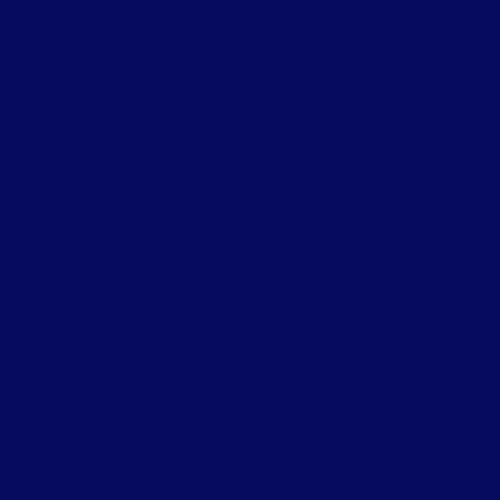
Frame 1 (no input)
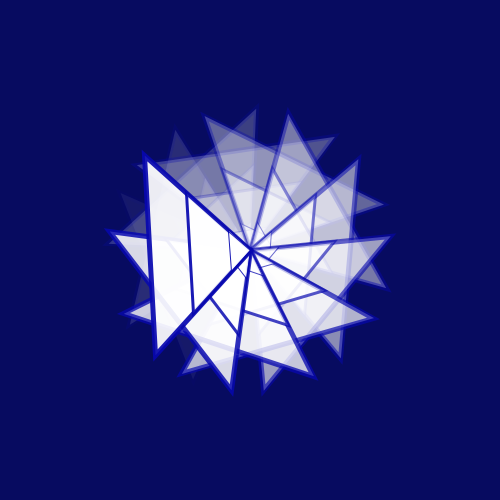
Frame 60 (the mouse pressed at the canvas centre just before this capture)
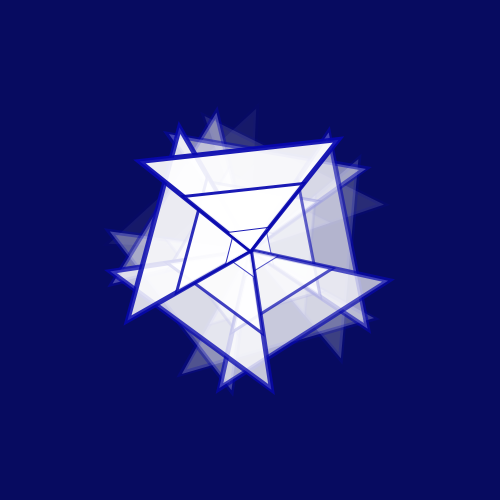
Frame 120 (the mouse held since frame 60 and released just before this capture)

The Processing sketch that drew these frames (run headless with seeded random() and noise(); from frame 60 on, the mouse is pressed at the canvas centre):

// Processing sketch: sketch_14022017
// ── sketch_14022017.pde
ArrayList<Triangle> triangle;
float r;
void setup(){
  size(500,500);
  smooth();
  triangle = new ArrayList<Triangle>();
}

void draw(){
  background(7,11,96);
  r+=0.01;
  translate(width/2, height/2);
  for(int i = 0; i<triangle.size(); i++){
    Triangle t = triangle.get(i);
    t.update();
    pushMatrix();
    scale(5);
    t.display(r);
    popMatrix();
    pushMatrix();
    scale(3);
    t.display(r);
    popMatrix();
    t.display(r);
    if(t.isDead()){
        triangle.remove(i);
    }
  }
  triangle.add(new Triangle());
  println(triangle.size());

}
// ── Triangle.pde
class Triangle{
  float alpha = 255;
  Triangle(){
    
  }
  
  void update(){
    alpha-=20;
  }
  
  Boolean isDead(){
    if(alpha<=0){
      return true;
    }else{
      return false;
    }
  }
  
  void display(float r){
    rotate(r);
    stroke(6,7,175, alpha);
    fill(255, alpha);
    triangle(0,0,-20,20,20,20);
  }

}
